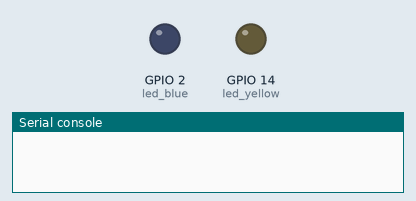
Recording of a program running on a simulated ESP32 board running MicroPython. Parts: output pins drawn as LEDs (lit = HIGH), the last lines printed to the serial console. WiFi joins after 1.5 s; a WiFi scan finds one network, HomeNet. At 5.0 s the program stops and its outputs stay as they are.

Above: at 0.1 s.
At 2.1 s:
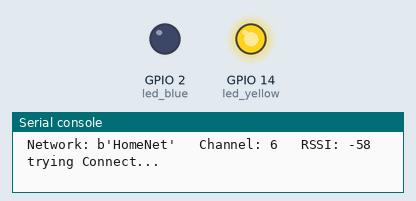
At 5.1 s:
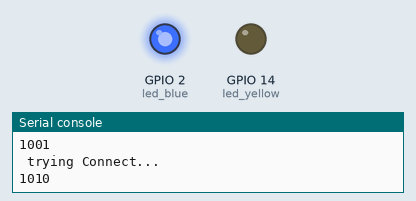
Timing chart, 0 to 6.5 s (numbered marks = the images above):
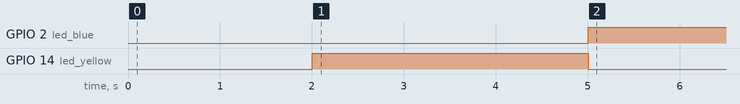

Measured:
- by itself, GPIO 2 (led_blue): LOW → HIGH at 5.0 s
- by itself, GPIO 14 (led_yellow): LOW → HIGH at 2.0 s, → LOW 3.0 s later

The program:

wifi.py
```python
from machine import Pin
import network
import time

PIN_LED_BLUE = 2
PIN_LED_YELLOW = 14

led_blue =Pin(PIN_LED_BLUE , Pin.OUT)
led_yellow =Pin(PIN_LED_YELLOW , Pin.OUT)

wlan = network.WLAN(network.STA_IF) # create station interface
wlan.active(True)       # activate the interface
wifi_list = wlan.scan()        # scan for access points


for item in wifi_list:
    print(' Network: ' + str(item[0]) + '   Channel: ' + str(item[2]) + '   RSSI: ' + str(item[3]))

def wifiConnect():
    while not wlan.isconnected():
        led_blue.off()
        led_yellow.on()
        print(' trying Connect...')
        time.sleep(1)
        print(wlan.status())
        if wlan.status() == 1001:
            pass
        else:
            wlan.connect('xxxxxxx-xxxx','xxxxxxx')
        led_blue.on()
        led_yellow.off()

if not wlan.isconnected():
    wifiConnect()
else:
    led_blue.on()
    led_yellow.on()

wlan.ifconfig()
```
